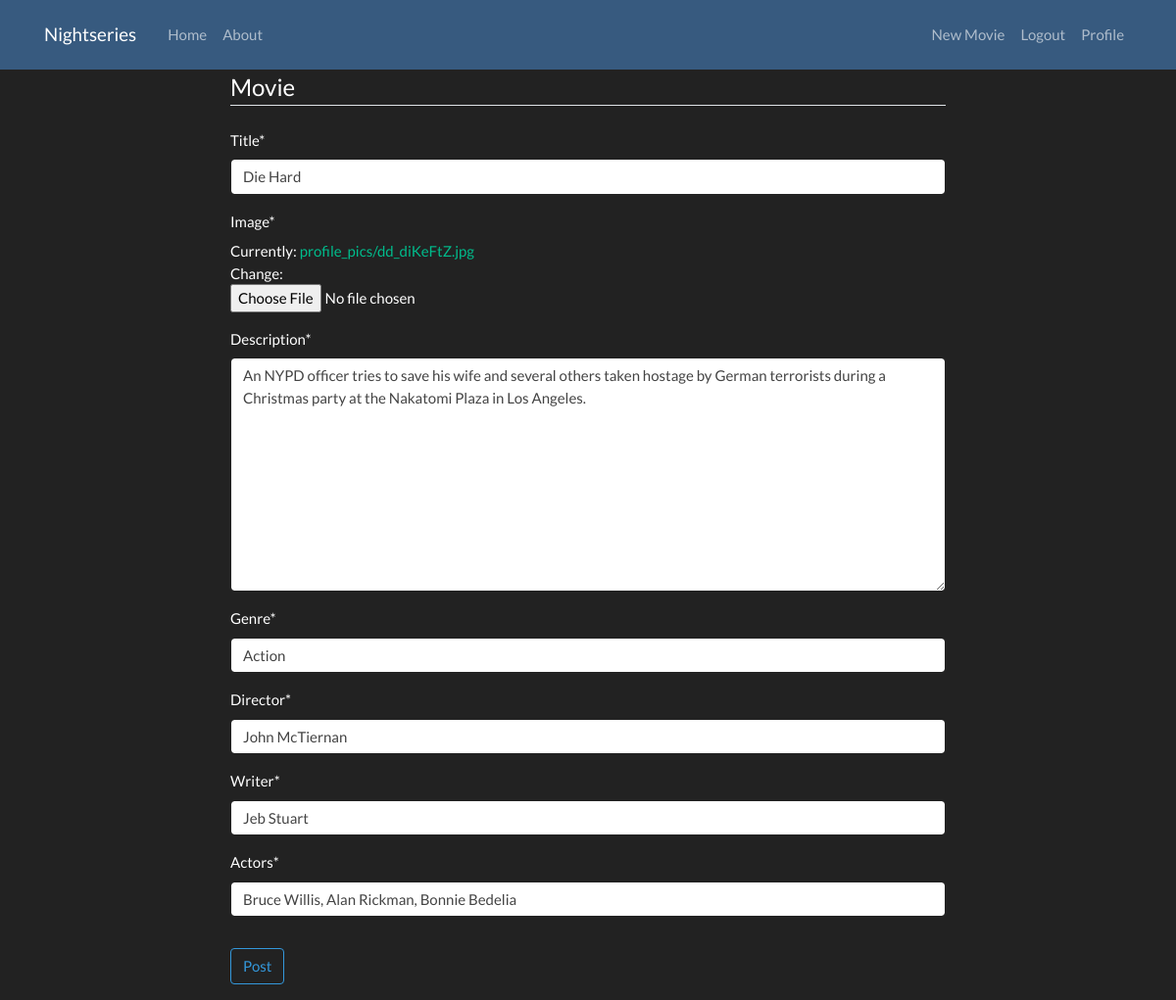
Screenshot of /movie/5/update/ (signed in) with the database file from the repository.
### Nights/models.py (models this page shows, shortened)
class Movie(models.Model):
    title = models.CharField(max_length=100)
    image = models.ImageField(default='default.jpg', upload_to='profile_pics')
    description = models.TextField()
    genre = models.CharField(max_length=20)
    director = models.CharField(max_length=100)
    writer = models.CharField(max_length=100)
    actors = models.CharField(max_length=200)

### Nights/views.py (the view)
# urls.py: path('movie/<int:pk>/update/', MovieUpdateView.as_view(), name='movie-update'),
class MovieUpdateView(LoginRequiredMixin, UserPassesTestMixin, UpdateView):
    model = Movie
    fields = ['title', 'image', 'description', 'genre', 'director', 'writer', 'actors']
    def test_func(self):
        movie = self.get_object()
        if self.request.user.is_staff:
            return True
        else:
            return False

### Nights/templates/Nights/movie_form.html (shortened to what this page needs)
{% extends "Nights/base.html" %}
{% load crispy_forms_tags %}
{% block content %}
    <div class="content-section">
        <form method="POST" enctype="multipart/form-data">
            <fieldset class="form-group">
                <legend class="border-bottom mb-4">Movie</legend>
                {{ form|crispy }}
            </fieldset>
            <div class="form-group">
                <button class="btn btn-outline-info" type="submit">Post</button>
            </div>
        </form>
    </div>
{% endblock content %}

### rows the page displays
Movie: title "Die Hard", description "An NYPD officer tries to save his wife and several others taken hostage by German terrorists during a Christmas party at the Nakatomi Plaza in Los Angeles.", genre "Action", director "John McTiernan", writer "Jeb Stuart", actors "Bruce Willis, Alan Rickman, Bonnie Bedelia"
